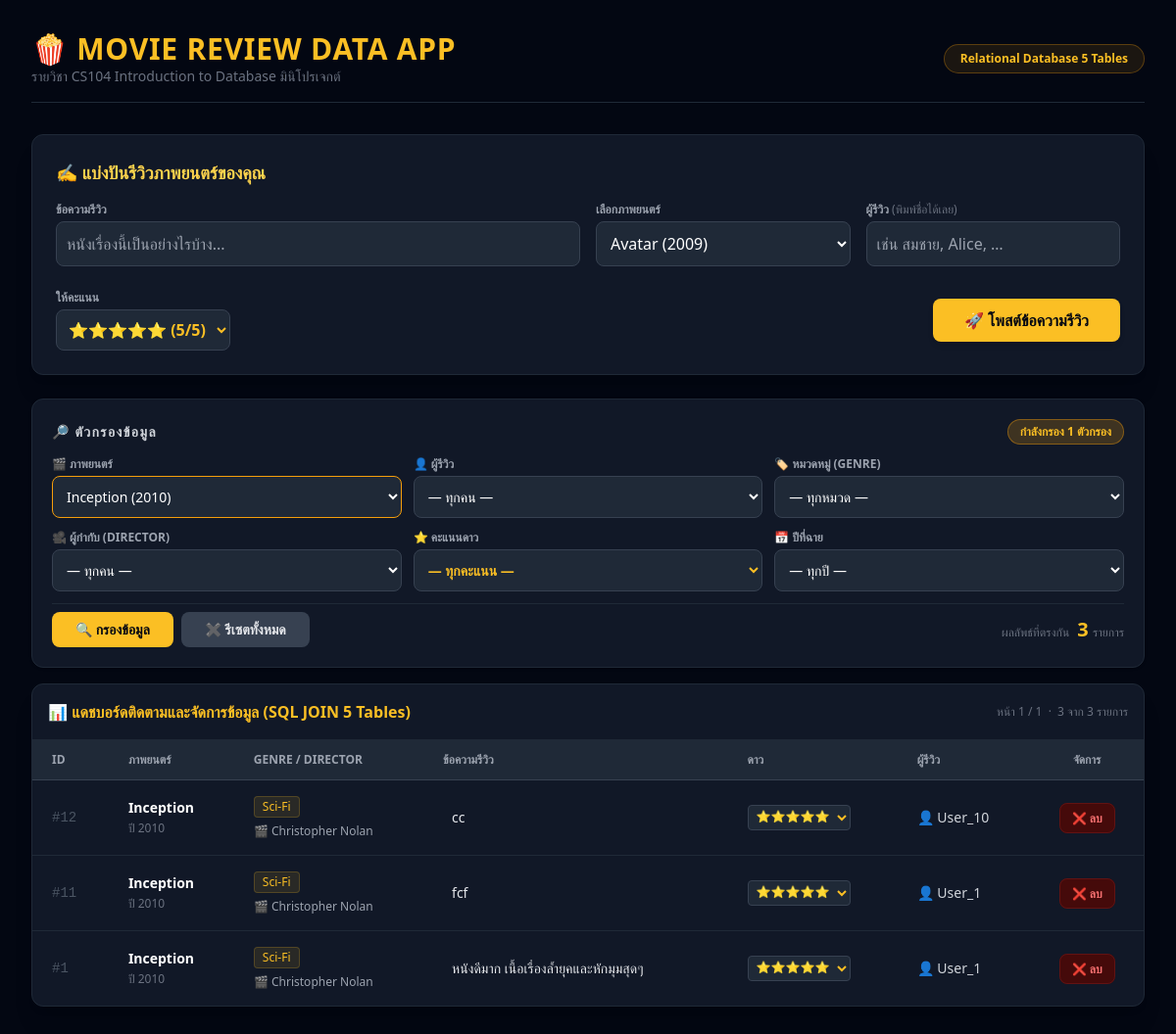
/?movie_id=1, run on the app's committed database.
### tables this page shows
CREATE TABLE reviews (
                review_id INTEGER PRIMARY KEY AUTOINCREMENT,
                review_text TEXT NOT NULL,
                rating INTEGER CHECK(rating >= 1 AND rating <= 5),
                review_date DATE DEFAULT CURRENT_DATE,
                movie_id INTEGER,
                user_id INTEGER,
                FOREIGN KEY (movie_id) REFERENCES movies(movie_id) ON DELETE CASCADE,
                FOREIGN KEY (user_id) REFERENCES users(user_id)
            );

CREATE TABLE movies (
                movie_id INTEGER PRIMARY KEY AUTOINCREMENT,
                title TEXT NOT NULL,
                release_year INTEGER NOT NULL,
                genre_id INTEGER,
                director_id INTEGER,
                FOREIGN KEY (genre_id) REFERENCES genres(genre_id),
                FOREIGN KEY (director_id) REFERENCES directors(director_id)
            );

CREATE TABLE genres (
                genre_id INTEGER PRIMARY KEY AUTOINCREMENT,
                genre_name TEXT NOT NULL UNIQUE
            );

CREATE TABLE directors (
                director_id INTEGER PRIMARY KEY AUTOINCREMENT,
                director_name TEXT NOT NULL,
                nationality TEXT NOT NULL
            );

CREATE TABLE users (
                user_id INTEGER PRIMARY KEY AUTOINCREMENT,
                username TEXT NOT NULL UNIQUE,
                email TEXT NOT NULL
            );

### app.py (the view)
@app.route('/')
def index():
    f = build_filter_params(request.args)
    page = int(f['page']) if str(f['page']).isdigit() else 1
    if page < 1:
        page = 1
    conn = get_db_connection()
    conditions, params = [], []
    if f['movie_id']:
        conditions.append("r.movie_id = ?");    params.append(f['movie_id'])
    if f['user_id']:
        conditions.append("r.user_id = ?");     params.append(f['user_id'])
    if f['genre_id']:
        conditions.append("m.genre_id = ?");    params.append(f['genre_id'])
    if f['director_id']:
        conditions.append("m.director_id = ?"); params.append(f['director_id'])
    if f['rating']:
        conditions.append("r.rating = ?");      params.append(f['rating'])
    if f['year']:
        conditions.append("m.release_year = ?");params.append(f['year'])
    where_clause = ("WHERE " + " AND ".join(conditions)) if conditions else ""
    base_query = f"""
        FROM reviews r
        LEFT JOIN movies   m ON r.movie_id    = m.movie_id
        LEFT JOIN users    u ON r.user_id     = u.user_id
        LEFT JOIN genres   g ON m.genre_id    = g.genre_id
        LEFT JOIN directors d ON m.director_id = d.director_id
        {where_clause}
    """
    total_count = conn.execute(f"SELECT COUNT(*) {base_query}", params).fetchone()[0]
    total_pages = max(1, (total_count + REVIEWS_PER_PAGE - 1) // REVIEWS_PER_PAGE)
    if page > total_pages:
        page = total_pages
    offset = (page - 1) * REVIEWS_PER_PAGE
    reviews_list = conn.execute(f"""
        SELECT r.review_id, r.review_text, r.rating, r.review_date,
               m.title, m.release_year, u.username, g.genre_name, d.director_name,
               r.movie_id, r.user_id, m.genre_id, m.director_id
        {base_query}
        ORDER BY r.review_id DESC
        LIMIT ? OFFSET ?
    """, params + [REVIEWS_PER_PAGE, offset]).fetchall()
    movies_list    = conn.execute('SELECT * FROM movies ORDER BY title').fetchall()
    users_list     = conn.execute('SELECT * FROM users ORDER BY username').fetchall()
    genres_list    = conn.execute('SELECT * FROM genres ORDER BY genre_name').fetchall()
    directors_list = conn.execute('SELECT * FROM directors ORDER BY director_name').fetchall()
    years_list = conn.execute(
        'SELECT DISTINCT release_year FROM movies ORDER BY release_year DESC'
    ).fetchall()
    conn.close()
    return render_template(
        'index.html',
        reviews=reviews_list,
        movies=movies_list,
        users=users_list,
        genres=genres_list,
        directors=directors_list,
        years=years_list,
        current_page=page,
        total_pages=total_pages,
        total_count=total_count,
        per_page=REVIEWS_PER_PAGE,
        sel_movie=f['movie_id'],
        sel_user=f['user_id'],
        sel_genre=f['genre_id'],
        sel_director=f['director_id'],
        sel_rating=f['rating'],
        sel_year=f['year'],
    )

### templates/index.html (shortened to what this page needs)
<!DOCTYPE html>
<html lang="th">
<head>
    <script src="https://cdn.tailwindcss.com"></script>
</head>
<body class="bg-gray-950 text-gray-100 font-sans min-h-screen p-4 md:p-8">
<div class="container mx-auto max-w-6xl">
    <div class="mb-8 border-b border-gray-800 pb-4 flex justify-between items-center">
        <div>
            <h1 class="text-3xl font-black text-amber-400 tracking-wide">🍿 MOVIE REVIEW DATA APP</h1>
            <p class="text-gray-500 text-sm">รายวิชา CS104 Introduction to Database มินิโปรเจกต์</p>
        </div>
        <span class="bg-amber-500/10 text-amber-400 border border-amber-500/30 text-xs font-bold px-4 py-1.5 rounded-full">Relational Database 5 Tables</span>
    </div>
    <div class="bg-gray-900 p-6 rounded-xl border border-gray-800 shadow-xl mb-6">
        <h2 class="text-lg font-bold text-amber-300 mb-4">✍️ แบ่งปันรีวิวภาพยนตร์ของคุณ</h2>
        <form action="/create" method="POST" class="grid grid-cols-1 md:grid-cols-4 gap-4">
            <div class="md:col-span-2">
                <label class="block text-xs font-bold text-gray-400 uppercase">ข้อความรีวิว</label>
                <input type="text" name="review_text" placeholder="หนังเรื่องนี้เป็นอย่างไรบ้าง..." required
                       class="w-full mt-1 p-2.5 bg-gray-800 border border-gray-700 rounded-lg text-white focus:outline-none focus:border-amber-400">
            </div>
            <div>
                <label class="block text-xs font-bold text-gray-400 uppercase">เลือกภาพยนตร์</label>
                <select name="movie_id" class="w-full mt-1 p-2.5 bg-gray-800 border border-gray-700 rounded-lg text-white">
                    {% for movie in movies %}
                    <option value="{{ movie.movie_id }}">{{ movie.title }} ({{ movie.release_year }})</option>
                    {% endfor %}
                </select>
            </div>
            <div>
                <label class="block text-xs font-bold text-gray-400 uppercase">ผู้รีวิว <span class="normal-case text-gray-500 font-normal">(พิมพ์ชื่อได้เลย)</span></label>
                <input type="text" name="username_input" list="user-suggestions"
                       placeholder="เช่น สมชาย, Alice, …" required autocomplete="off"
                       class="w-full mt-1 p-2.5 bg-gray-800 border border-gray-700 rounded-lg text-white focus:outline-none focus:border-amber-400">
            </div>
            <div class="md:col-span-4 flex justify-between items-center mt-2">
                <div>
                    <label class="block text-xs font-bold text-gray-400 uppercase">ให้คะแนน</label>
                    <select name="rating" class="mt-1 p-2 bg-gray-800 border border-gray-700 rounded-lg text-amber-400 font-bold">
                        <option value="5">⭐⭐⭐⭐⭐ (5/5)</option>
                    </select>
                </div>
                <button type="submit" class="bg-amber-400 hover:bg-amber-500 text-gray-950 font-black px-8 py-2.5 rounded-lg transition duration-150 shadow-md">
                    🚀 โพสต์ข้อความรีวิว
                </button>
            </div>
        </form>
    </div>
    <div class="bg-gray-900 p-5 rounded-xl border border-gray-800 shadow mb-4">
        <div class="flex items-center justify-between mb-3">
            <h3 class="text-sm font-bold text-gray-300 uppercase tracking-widest">🔎 ตัวกรองข้อมูล</h3>
            {% set active_filters = [sel_movie, sel_user, sel_genre, sel_director, sel_rating, sel_year] | select | list %}
            {% if active_filters %}
            <span class="bg-amber-500/20 text-amber-400 border border-amber-500/40 text-xs px-3 py-1 rounded-full font-bold">
                กำลังกรอง {{ active_filters | length }} ตัวกรอง
            </span>
            {% endif %}
        </div>
        <form method="GET" action="/">
            <div class="grid grid-cols-1 sm:grid-cols-2 lg:grid-cols-3 gap-3 mb-3">
                <div>
                    <label class="block text-xs font-bold text-gray-400 uppercase mb-1">🎬 ภาพยนตร์</label>
                    <select name="movie_id" class="w-full p-2.5 bg-gray-800 border {% if sel_movie %}border-amber-500{% else %}border-gray-700{% endif %} rounded-lg text-white text-sm focus:outline-none focus:border-amber-400">
                        {% for movie in movies %}
                        <option value="{{ movie.movie_id }}" {% if sel_movie == movie.movie_id|string %}selected{% endif %}>
                            {{ movie.title }} ({{ movie.release_year }})
                        </option>
                        {% endfor %}
                    </select>
                </div>
                <div>
                    <label class="block text-xs font-bold text-gray-400 uppercase mb-1">👤 ผู้รีวิว</label>
                    <select name="user_id" class="w-full p-2.5 bg-gray-800 border {% if sel_user %}border-amber-500{% else %}border-gray-700{% endif %} rounded-lg text-white text-sm focus:outline-none focus:border-amber-400">
                        <option value="">— ทุกคน —</option>
                    </select>
                </div>
                <div>
                    <label class="block text-xs font-bold text-gray-400 uppercase mb-1">🏷️ หมวดหมู่ (Genre)</label>
                    <select name="genre_id" class="w-full p-2.5 bg-gray-800 border {% if sel_genre %}border-amber-500{% else %}border-gray-700{% endif %} rounded-lg text-white text-sm focus:outline-none focus:border-amber-400">
                        <option value="">— ทุกหมวด —</option>
                    </select>
                </div>
                <div>
                    <label class="block text-xs font-bold text-gray-400 uppercase mb-1">🎥 ผู้กำกับ (Director)</label>
                    <select name="director_id" class="w-full p-2.5 bg-gray-800 border {% if sel_director %}border-amber-500{% else %}border-gray-700{% endif %} rounded-lg text-white text-sm focus:outline-none focus:border-amber-400">
                        <option value="">— ทุกคน —</option>
                    </select>
                </div>
                <div>
                    <label class="block text-xs font-bold text-gray-400 uppercase mb-1">⭐ คะแนนดาว</label>
                    <select name="rating" class="w-full p-2.5 bg-gray-800 border {% if sel_rating %}border-amber-500{% else %}border-gray-700{% endif %} rounded-lg text-amber-400 text-sm font-bold focus:outline-none focus:border-amber-400">
                        <option value="">— ทุกคะแนน —</option>
                    </select>
                </div>
                <div>
                    <label class="block text-xs font-bold text-gray-400 uppercase mb-1">📅 ปีที่ฉาย</label>
                    <select name="year" class="w-full p-2.5 bg-gray-800 border {% if sel_year %}border-amber-500{% else %}border-gray-700{% endif %} rounded-lg text-white text-sm focus:outline-none focus:border-amber-400">
                        <option value="">— ทุกปี —</option>
                    </select>
                </div>
            </div>
            <div class="flex items-center justify-between flex-wrap gap-3 pt-2 border-t border-gray-800">
                <div class="flex gap-2">
                    <button type="submit"
                            class="bg-amber-400 hover:bg-amber-500 text-gray-950 font-black px-6 py-2 rounded-lg transition text-sm">
                        🔍 กรองข้อมูล
                    </button>
                    <a href="/"
                       class="bg-gray-700 hover:bg-gray-600 text-gray-200 font-bold px-6 py-2 rounded-lg transition text-sm">
                        ✖ รีเซตทั้งหมด
                    </a>
                </div>
                <div class="text-right">
                    <span class="text-xs text-gray-500">ผลลัพธ์ที่ตรงกัน</span>
                    <span class="text-amber-400 font-black text-xl ml-1">{{ total_count }}</span>
                    <span class="text-xs text-gray-500">รายการ</span>
                </div>
            </div>
        </form>
    </div>
    <div class="bg-gray-900 rounded-xl border border-gray-800 shadow-xl overflow-hidden">
        <div class="p-4 border-b border-gray-800 flex justify-between items-center">
            <h3 class="font-bold text-amber-400">📊 แดชบอร์ดติดตามและจัดการข้อมูล (SQL JOIN 5 Tables)</h3>
            <span class="text-xs text-gray-500">หน้า {{ current_page }} / {{ total_pages }} &nbsp;·&nbsp; {{ reviews|length }} จาก {{ total_count }} รายการ</span>
        </div>
        <div class="overflow-x-auto">
            <table class="w-full text-left border-collapse">
                <thead>
                    <tr class="bg-gray-800 text-gray-400 text-xs font-bold uppercase border-b border-gray-700">
                        <th class="px-5 py-3">ID</th>
                        <th class="px-5 py-3">ภาพยนตร์</th>
                        <th class="px-5 py-3">Genre / Director</th>
                        <th class="px-5 py-3">ข้อความรีวิว</th>
                        <th class="px-5 py-3">ดาว</th>
                        <th class="px-5 py-3">ผู้รีวิว</th>
                        <th class="px-5 py-3 text-center">จัดการ</th>
                    </tr>
                </thead>
                <tbody class="text-sm divide-y divide-gray-800">
                    {% for r in reviews %}
                    <tr class="hover:bg-gray-800/60 transition">
                        <td class="px-5 py-4 text-gray-600 font-mono">#{{ r.review_id }}</td>
                        <td class="px-5 py-4">
                            <a href="/?movie_id={{ r.movie_id }}" class="font-bold text-white hover:text-amber-400 transition block">{{ r.title }}</a>
                            <a href="/?year={{ r.release_year }}" class="text-xs text-gray-500 hover:text-amber-400 transition">ปี {{ r.release_year }}</a>
                        </td>
                        <td class="px-5 py-4">
                            <a href="/?genre_id={{ r.genre_id }}" class="bg-amber-400/10 text-amber-400 text-xs px-2 py-0.5 rounded border border-amber-400/20 hover:bg-amber-400/20 transition inline-block">{{ r.genre_name }}</a>
                            <a href="/?director_id={{ r.director_id }}" class="block text-xs text-gray-400 mt-1.5 hover:text-amber-400 transition">🎬 {{ r.director_name }}</a>
                        </td>
                        <td class="px-5 py-4">
                            <form action="/update/{{ r.review_id }}" method="POST" id="form-{{ r.review_id }}">
                                <input type="text" name="review_text" value="{{ r.review_text }}"
                                       class="bg-transparent border border-transparent focus:bg-gray-800 focus:border-gray-700 rounded px-2 py-1 text-gray-200 w-full focus:outline-none focus:ring-1 focus:ring-amber-400">
                        </td>
                        <td class="px-5 py-4">
                                <select name="rating" onchange="document.getElementById('form-{{ r.review_id }}').submit()"
                                        class="bg-gray-800 border border-gray-700 text-amber-400 font-mono text-xs p-1 rounded">
                                    <option value="5" {% if r.rating==5 %}selected{% endif %}>⭐⭐⭐⭐⭐</option>
                                </select>
                        </td>
                        <td class="px-5 py-4">
                            <a href="/?user_id={{ r.user_id }}" class="text-gray-300 font-medium hover:text-amber-400 transition">👤 {{ r.username }}</a>
                        </td>
                        <td class="px-5 py-4 text-center">
                            <a href="/delete/{{ r.review_id }}?movie_id={{ sel_movie }}&user_id={{ sel_user }}&genre_id={{ sel_genre }}&director_id={{ sel_director }}&rating={{ sel_rating }}&year={{ sel_year }}&page={{ current_page }}"
                               onclick="return confirm('ต้องการลบรีวิวนี้ใช่หรือไม่?')"
                               class="text-xs bg-red-950 text-red-400 border border-red-900/50 px-3 py-1.5 rounded-lg hover:bg-red-900 hover:text-white transition font-bold">
                                ❌ ลบ
                            </a>
                        </td>
                    </tr>
                    {% endfor %}
                </tbody>
            </table>
        </div>
    </div>
</div>
</body>
</html>

### data on the page
reviews: review_id "12", title "Inception", release_year "2010", genre_name "Sci-Fi", director_name "Christopher Nolan", review_text "cc", rating "⭐⭐⭐⭐⭐", username "User_10"
reviews: review_id "11", title "Inception", release_year "2010", genre_name "Sci-Fi", director_name "Christopher Nolan", review_text "fcf", rating "⭐⭐⭐⭐⭐", username "User_1"
reviews: review_id "1", title "Inception", release_year "2010", genre_name "Sci-Fi", director_name "Christopher Nolan", review_text "หนังดีมาก เนื้อเรื่องล้ำยุคและหักมุมสุดๆ", rating "⭐⭐⭐⭐⭐", username "User_1"

### other printed values
{{ active_filters | length }} "1"
{{ total_count }} "3"
{{ current_page }} "1"
{{ total_pages }} "1"
{{ reviews|length }} "3"
form field movie_id "Avatar (2009)"
form field movie_id "Inception (2010)"
